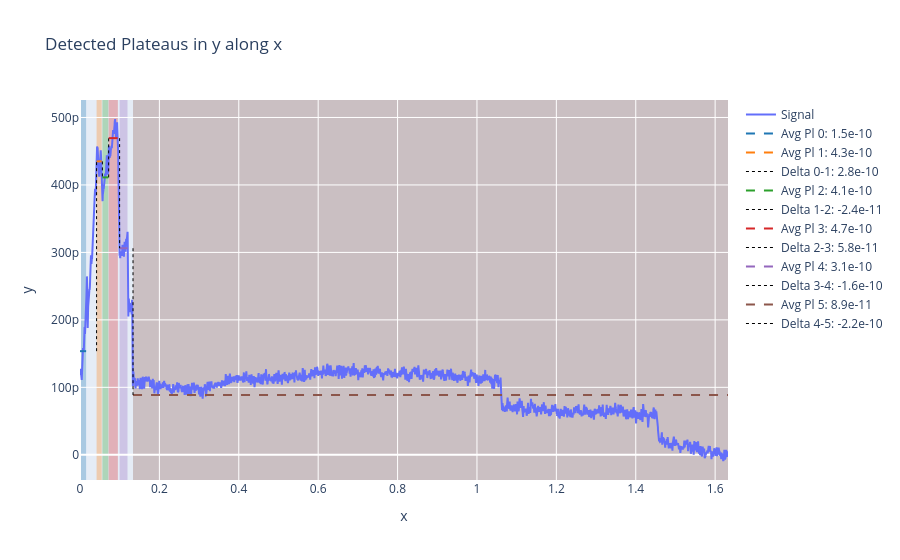

Notebook code for this chart:
### Markdown cell above
## run plateau analysis

### Code cell
# Find plateaus after the contact point and do a double savitszky-golay smoothing
defl_savitz = savitz_defl[index_first_positive:]
displacement = ret_corrected_displacement[index_first_positive:]

# Usage with real data
params = {## time
    'sav_window_length': 40,
    'sav_polyorder': 10,

    # 'pl_threshold_old': 0.3e-6,
    'pl_threshold': 2.15e-3 ,
    'pl_min_width': 60,
    'last_num_plateaus': 10,  # Number of plateaus to ignore at the end
}



rel_time = np.arange(len(displacement)) * relative_SR_ret  # Assuming a constant time step

# For relative time, you modified find plateaus to get the relative SR of Retract, which is the 2nd index
plateaus, df_plat = find_plateaus(displacement, defl_savitz, params, dt= relative_SR_ret)
# plateaus, df_plat = find_plateaus(defl_savitz, params, dt=1)
# print(f'rel_sr_ret: {relative_SR_ret}')

### Figure 1 — Plotly figure (JSON) as saved in the notebook; plotly's stock layout.template omitted (floating-point values rounded to 4 significant figures; data arrays with more than 128 entries replaced by an {"elided": "..."} marker saying what was removed)
{"data": [{"mode": "lines", "name": "Signal", "type": "scatter", "x": {"elided": "8163 float values"}, "y": {"elided": "8163 float values"}}, {"line": {"color": "rgba(31,119,180,1.0)", "dash": "dash", "width": 2}, "mode": "lines", "name": "Avg Pl 0: 1.5e-10", "type": "scatter", "x": [0, 0.0154], "y": [1.536e-10, 1.536e-10]}, {"line": {"color": "rgba(255,127,14,1.0)", "dash": "dash", "width": 2}, "mode": "lines", "name": "Avg Pl 1: 4.3e-10", "type": "scatter", "x": [0.0418, 0.0548], "y": [4.349e-10, 4.349e-10]}, {"line": {"color": "black", "dash": "dot", "width": 1}, "mode": "lines", "name": "Delta 0-1: 2.8e-10", "type": "scatter", "x": [0.0418, 0.0418], "y": [1.536e-10, 4.349e-10]}, {"line": {"color": "rgba(44,160,44,1.0)", "dash": "dash", "width": 2}, "mode": "lines", "name": "Avg Pl 2: 4.1e-10", "type": "scatter", "x": [0.0564, 0.0714], "y": [4.112e-10, 4.112e-10]}, {"line": {"color": "black", "dash": "dot", "width": 1}, "mode": "lines", "name": "Delta 1-2: -2.4e-11", "type": "scatter", "x": [0.0564, 0.0564], "y": [4.349e-10, 4.112e-10]}, {"line": {"color": "rgba(214,39,40,1.0)", "dash": "dash", "width": 2}, "mode": "lines", "name": "Avg Pl 3: 4.7e-10", "type": "scatter", "x": [0.0722, 0.0954], "y": [4.694e-10, 4.694e-10]}, {"line": {"color": "black", "dash": "dot", "width": 1}, "mode": "lines", "name": "Delta 2-3: 5.8e-11", "type": "scatter", "x": [0.0722, 0.0722], "y": [4.112e-10, 4.694e-10]}, {"line": {"color": "rgba(148,103,189,1.0)", "dash": "dash", "width": 2}, "mode": "lines", "name": "Avg Pl 4: 3.1e-10", "type": "scatter", "x": [0.0998, 0.1196], "y": [3.062e-10, 3.062e-10]}, {"line": {"color": "black", "dash": "dot", "width": 1}, "mode": "lines", "name": "Delta 3-4: -1.6e-10", "type": "scatter", "x": [0.0998, 0.0998], "y": [4.694e-10, 3.062e-10]}, {"line": {"color": "rgba(140,86,75,1.0)", "dash": "dash", "width": 2}, "mode": "lines", "name": "Avg Pl 5: 8.9e-11", "type": "scatter", "x": [0.1336, 1.632], "y": [8.858e-11, 8.858e-11]}, {"line": {"color": "black", "dash": "dot", "width": 1}, "mode": "lines", "name": "Delta 4-5: -2.2e-10", "type": "scatter", "x": [0.1336, 0.1336], "y": [3.062e-10, 8.858e-11]}], "layout": {"shapes": [{"fillcolor": "rgba(31,119,180,0.3)", "layer": "below", "line": {"width": 0}, "type": "rect", "x0": 0, "x1": 0.0154, "xref": "x", "y0": 0, "y1": 1, "yref": "paper"}, {"fillcolor": "rgba(255,127,14,0.3)", "layer": "below", "line": {"width": 0}, "type": "rect", "x0": 0.0418, "x1": 0.0548, "xref": "x", "y0": 0, "y1": 1, "yref": "paper"}, {"fillcolor": "rgba(44,160,44,0.3)", "layer": "below", "line": {"width": 0}, "type": "rect", "x0": 0.0564, "x1": 0.0714, "xref": "x", "y0": 0, "y1": 1, "yref": "paper"}, {"fillcolor": "rgba(214,39,40,0.3)", "layer": "below", "line": {"width": 0}, "type": "rect", "x0": 0.0722, "x1": 0.0954, "xref": "x", "y0": 0, "y1": 1, "yref": "paper"}, {"fillcolor": "rgba(148,103,189,0.3)", "layer": "below", "line": {"width": 0}, "type": "rect", "x0": 0.0998, "x1": 0.1196, "xref": "x", "y0": 0, "y1": 1, "yref": "paper"}, {"fillcolor": "rgba(140,86,75,0.3)", "layer": "below", "line": {"width": 0}, "type": "rect", "x0": 0.1336, "x1": 1.632, "xref": "x", "y0": 0, "y1": 1, "yref": "paper"}], "showlegend": true, "title": {"text": "Detected Plateaus in y along x"}, "xaxis": {"title": {"text": "x"}}, "yaxis": {"title": {"text": "y"}}}}
